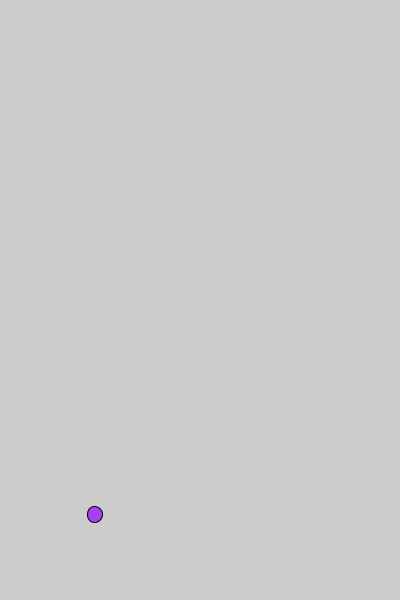
Frame 1 (no input)
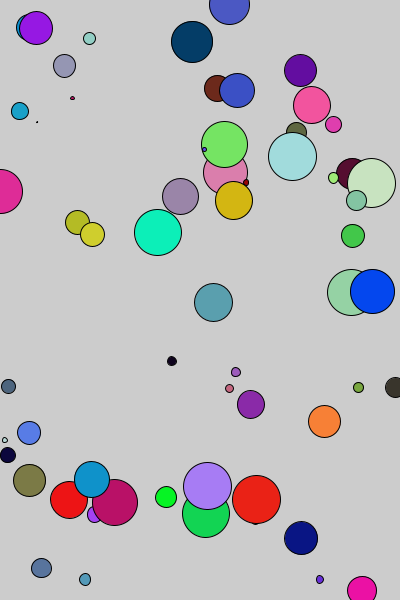
Frame 60 (the mouse pressed at the canvas centre just before this capture)
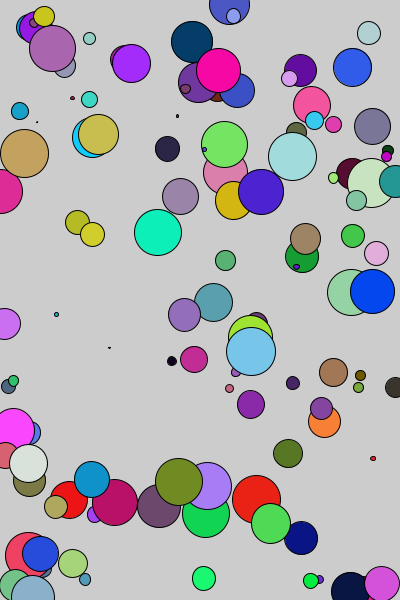
Frame 120 (the mouse held since frame 60 and released just before this capture)

The Processing sketch that drew these frames (run headless with seeded random() and noise(); from frame 60 on, the mouse is pressed at the canvas centre):

// Processing sketch: GitTest
// ── GitTest.pde
void setup(){
  size(400,600);
}

void draw(){
  fill(random(255),random(255),random(255));
  circle(random(width),random(height),random(50));
}

//Comment
void myFunction(String str){
  println("This " + str + " is working as intended");
}
